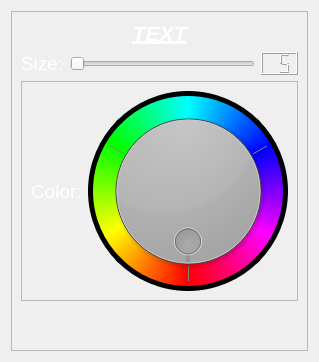
            <widget class="QWidget" name="textPage">
             <layout class="QVBoxLayout" name="verticalLayout_8">
              <item>
               <widget class="QFrame" name="frame_3">
                <property name="frameShape">
                 <enum>QFrame::StyledPanel</enum>
                </property>
                <property name="frameShadow">
                 <enum>QFrame::Raised</enum>
                </property>
                <layout class="QVBoxLayout" name="verticalLayout_9">
                 <item>
                  <widget class="QLabel" name="TEXTLabel">
                   <property name="palette">
                    <palette>
                     <active>
                      <colorrole role="WindowText">
                       <brush brushstyle="SolidPattern">
                        <color alpha="255">
                         <red>255</red>
                         <green>255</green>
                         <blue>255</blue>
                        </color>
                       </brush>
                      </colorrole>
                      <colorrole role="Button">
                       <brush brushstyle="SolidPattern">
                        <color alpha="255">
                         <red>9</red>
                         <green>5</green>
                         <blue>13</blue>
                        </color>
                       </brush>
                      </colorrole>
                      <colorrole role="Base">
                       <brush brushstyle="SolidPattern">
                        <color alpha="255">
                         <red>9</red>
                         <green>5</green>
                         <blue>13</blue>
                        </color>
                       </brush>
                      </colorrole>
                      <colorrole role="Window">
                       <brush brushstyle="SolidPattern">
                        <color alpha="255">
                         <red>9</red>
                         <green>5</green>
                         <blue>13</blue>
                        </color>
                       </brush>
                      </colorrole>
                     </active>
                     <inactive>
                      <colorrole role="WindowText">
                       <brush brushstyle="SolidPattern">
                        <color alpha="255">
                         <red>255</red>
                         <green>255</green>
                         <blue>255</blue>
                        </color>
                       </brush>
                      </colorrole>
                      <colorrole role="Button">
                       <brush brushstyle="SolidPattern">
                        <color alpha="255">
                         <red>9</red>
                         <green>5</green>
                         <blue>13</blue>
                        </color>
                       </brush>
                      </colorrole>
                      <colorrole role="Base">
                       <brush brushstyle="SolidPattern">
                        <color alpha="255">
                         <red>9</red>
                         <green>5</green>
                         <blue>13</blue>
                        </color>
                       </brush>
                      </colorrole>
                      <colorrole role="Window">
                       <brush brushstyle="SolidPattern">
                        <color alpha="255">
                         <red>9</red>
                         <green>5</green>
                         <blue>13</blue>
                        </color>
                       </brush>
                      </colorrole>
                     </inactive>
                     <disabled>
                      <colorrole role="WindowText">
                       <brush brushstyle="SolidPattern">
                        <color alpha="255">
                         <red>120</red>
                         <green>120</green>
                         <blue>120</blue>
                        </color>
                       </brush>
                      </colorrole>
                      <colorrole role="Button">
                       <brush brushstyle="SolidPattern">
                        <color alpha="255">
                         <red>9</red>
                         <green>5</green>
                         <blue>13</blue>
                        </color>
                       </brush>
                      </colorrole>
                      <colorrole role="Base">
                       <brush brushstyle="SolidPattern">
                        <color alpha="255">
                         <red>9</red>
                         <green>5</green>
                         <blue>13</blue>
                        </color>
                       </brush>
                      </colorrole>
                      <colorrole role="Window">
                       <brush brushstyle="SolidPattern">
                        <color alpha="255">
                         <red>9</red>
                         <green>5</green>
                         <blue>13</blue>
                        </color>
                       </brush>
                      </colorrole>
                     </disabled>
                    </palette>
                   </property>
                   <property name="font">
                    <font>
                     <pointsize>16</pointsize>
                     <weight>75</weight>
                     <italic>true</italic>
                     <bold>true</bold>
                     <underline>true</underline>
                    </font>
                   </property>
                   <property name="text">
                    <string>TEXT</string>
                   </property>
                   <property name="alignment">
                    <set>Qt::AlignCenter</set>
                   </property>
                  </widget>
                 </item>
                 <item>
                  <layout class="QHBoxLayout" name="horizontalLayout_14">
                   <item>
                    <widget class="QLabel" name="textSizeLabel">
                     <property name="palette">
                      <palette>
                       <active>
                        <colorrole role="WindowText">
                         <brush brushstyle="SolidPattern">
                          <color alpha="255">
                           <red>255</red>
                           <green>255</green>
                           <blue>255</blue>
                          </color>
                         </brush>
                        </colorrole>
                        <colorrole role="Button">
                         <brush brushstyle="SolidPattern">
                          <color alpha="255">
                           <red>9</red>
                           <green>5</green>
                           <blue>13</blue>
                          </color>
                         </brush>
                        </colorrole>
                        <colorrole role="Base">
                         <brush brushstyle="SolidPattern">
                          <color alpha="255">
                           <red>9</red>
                           <green>5</green>
                           <blue>13</blue>
                          </color>
                         </brush>
                        </colorrole>
                        <colorrole role="Window">
                         <brush brushstyle="SolidPattern">
                          <color alpha="255">
                           <red>9</red>
                           <green>5</green>
                           <blue>13</blue>
                          </color>
                         </brush>
                        </colorrole>
                       </active>
                       <inactive>
                        <colorrole role="WindowText">
                         <brush brushstyle="SolidPattern">
                          <color alpha="255">
                           <red>255</red>
                           <green>255</green>
                           <blue>255</blue>
                          </color>
                         </brush>
                        </colorrole>
                        <colorrole role="Button">
                         <brush brushstyle="SolidPattern">
                          <color alpha="255">
                           <red>9</red>
                           <green>5</green>
                           <blue>13</blue>
                          </color>
                         </brush>
                        </colorrole>
                        <colorrole role="Base">
                         <brush brushstyle="SolidPattern">
                          <color alpha="255">
                           <red>9</red>
                           <green>5</green>
                           <blue>13</blue>
                          </color>
                         </brush>
                        </colorrole>
                        <colorrole role="Window">
                         <brush brushstyle="SolidPattern">
                          <color alpha="255">
                           <red>9</red>
                           <green>5</green>
                           <blue>13</blue>
                          </color>
                         </brush>
                        </colorrole>
                       </inactive>
                       <disabled>
                        <colorrole role="WindowText">
                         <brush brushstyle="SolidPattern">
                          <color alpha="255">
                           <red>120</red>
                           <green>120</green>
                           <blue>120</blue>
                          </color>
                         </brush>
                        </colorrole>
                        <colorrole role="Button">
                         <brush brushstyle="SolidPattern">
                          <color alpha="255">
                           <red>9</red>
                           <green>5</green>
                           <blue>13</blue>
                          </color>
                         </brush>
                        </colorrole>
                        <colorrole role="Base">
                         <brush brushstyle="SolidPattern">
                          <color alpha="255">
                           <red>9</red>
                           <green>5</green>
                           <blue>13</blue>
                          </color>
                         </brush>
                        </colorrole>
                        <colorrole role="Window">
                         <brush brushstyle="SolidPattern">
                          <color alpha="255">
                           <red>9</red>
                           <green>5</green>
                           <blue>13</blue>
                          </color>
                         </brush>
                        </colorrole>
                       </disabled>
                      </palette>
                     </property>
                     <property name="font">
                      <font>
                       <pointsize>14</pointsize>
                      </font>
                     </property>
                     <property name="text">
                      <string>Size:</string>
                     </property>
                    </widget>
                   </item>
                   <item>
                    <widget class="QSlider" name="textSizeSlider">
                     <property name="minimum">
                      <number>5</number>
                     </property>
                     <property name="maximum">
                      <number>25</number>
                     </property>
                     <property name="orientation">
                      <enum>Qt::Horizontal</enum>
                     </property>
                    </widget>
                   </item>
                   <item>
                    <widget class="QLCDNumber" name="textSizeLCD">
                     <property name="digitCount">
                      <number>2</number>
                     </property>
                     <property name="segmentStyle">
                      <enum>QLCDNumber::Filled</enum>
                     </property>
                     <property name="value" stdset="0">
                      <double>5.000000000000000</double>
                     </property>
                     <property name="intValue" stdset="0">
                      <number>5</number>
                     </property>
                    </widget>
                   </item>
                  </layout>
                 </item>
                 <item>
                  <widget class="QFrame" name="frame_6">
                   <property name="frameShape">
                    <enum>QFrame::StyledPanel</enum>
                   </property>
                   <property name="frameShadow">
                    <enum>QFrame::Raised</enum>
                   </property>
                   <layout class="QHBoxLayout" name="horizontalLayout_24">
                    <item>
                     <widget class="QLabel" name="shapeLabel_4">
                      <property name="palette">
                       <palette>
                        <active>
                         <colorrole role="WindowText">
                          <brush brushstyle="SolidPattern">
                           <color alpha="255">
                            <red>255</red>
                            <green>255</green>
                            <blue>255</blue>
                           </color>
                          </brush>
                         </colorrole>
                         <colorrole role="Button">
                          <brush brushstyle="SolidPattern">
                           <color alpha="255">
                            <red>9</red>
                            <green>5</green>
                            <blue>13</blue>
                           </color>
                          </brush>
                         </colorrole>
                         <colorrole role="Base">
                          <brush brushstyle="SolidPattern">
                           <color alpha="255">
                            <red>9</red>
                            <green>5</green>
                            <blue>13</blue>
                           </color>
                          </brush>
                         </colorrole>
                         <colorrole role="Window">
                          <brush brushstyle="SolidPattern">
                           <color alpha="255">
                            <red>9</red>
                            <green>5</green>
                            <blue>13</blue>
                           </color>
                          </brush>
                         </colorrole>
                        </active>
                        <inactive>
                         <colorrole role="WindowText">
                          <brush brushstyle="SolidPattern">
                           <color alpha="255">
                            <red>255</red>
                            <green>255</green>
                            <blue>255</blue>
                           </color>
                          </brush>
                         </colorrole>
                         <colorrole role="Button">
                          <brush brushstyle="SolidPattern">
                           <color alpha="255">
                            <red>9</red>
                            <green>5</green>
                            <blue>13</blue>
                           </color>
                          </brush>
                         </colorrole>
                         <colorrole role="Base">
                          <brush brushstyle="SolidPattern">
                           <color alpha="255">
                            <red>9</red>
                            <green>5</green>
                            <blue>13</blue>
                           </color>
                          </brush>
                         </colorrole>
                         <colorrole role="Window">
                          <brush brushstyle="SolidPattern">
                           <color alpha="255">
                            <red>9</red>
                            <green>5</green>
                            <blue>13</blue>
                           </color>
                          </brush>
                         </colorrole>
                        </inactive>
                        <disabled>
                         <colorrole role="WindowText">
                          <brush brushstyle="SolidPattern">
                           <color alpha="255">
                            <red>120</red>
                            <green>120</green>
                            <blue>120</blue>
                           </color>
                          </brush>
                         </colorrole>
                         <colorrole role="Button">
                          <brush brushstyle="SolidPattern">
                           <color alpha="255">
                            <red>9</red>
                            <green>5</green>
                            <blue>13</blue>
                           </color>
                          </brush>
                         </colorrole>
                         <colorrole role="Base">
                          <brush brushstyle="SolidPattern">
                           <color alpha="255">
                            <red>9</red>
                            <green>5</green>
                            <blue>13</blue>
                           </color>
                          </brush>
                         </colorrole>
                         <colorrole role="Window">
                          <brush brushstyle="SolidPattern">
                           <color alpha="255">
                            <red>9</red>
                            <green>5</green>
                            <blue>13</blue>
                           </color>
                          </brush>
                         </colorrole>
                        </disabled>
                       </palette>
                      </property>
                      <property name="font">
                       <font>
                        <pointsize>14</pointsize>
                       </font>
                      </property>
                      <property name="text">
                       <string>Color:</string>
                      </property>
                     </widget>
                    </item>
                    <item>
                     <widget class="QFrame" name="textColorPickerFrame">
                      <property name="sizePolicy">
                       <sizepolicy hsizetype="Fixed" vsizetype="Fixed">
                        <horstretch>0</horstretch>
                        <verstretch>0</verstretch>
                       </sizepolicy>
                      </property>
                      <property name="minimumSize">
                       <size>
                        <width>200</width>
                        <height>200</height>
                       </size>
                      </property>
                      <property name="styleSheet">
                       <string notr="true">
border: 5px solid ;
border-radius: 100px;
border-style: outset;
padding: 5px;

background-color: qconicalgradient(cx:0.5, cy:0.5, angle:270, stop:0 rgba(255, 0, 0, 255), stop:0.17 rgba(255, 0, 255, 255), stop:0.33 rgba(0, 0, 255, 255), stop:0.5 rgba(0, 255, 255, 255), stop:0.66 rgba(0, 255, 0, 255), stop:0.83 rgba(255, 255, 0, 255), stop:1 rgba(255, 0, 0, 255));</string>
                      </property>
                      <property name="frameShape">
                       <enum>QFrame::NoFrame</enum>
                      </property>
                      <property name="frameShadow">
                       <enum>QFrame::Raised</enum>
                      </property>
                      <layout class="QVBoxLayout" name="verticalLayout_17">
                       <property name="spacing">
                        <number>0</number>
                       </property>
                       <property name="leftMargin">
                        <number>0</number>
                       </property>
                       <property name="topMargin">
                        <number>0</number>
                       </property>
                       <property name="rightMargin">
                        <number>0</number>
                       </property>
                       <property name="bottomMargin">
                        <number>0</number>
                       </property>
                       <item>
                        <widget class="QDial" name="textColorDial">
                         <property name="styleSheet">
                          <string notr="true"/>
                         </property>
                         <property name="maximum">
                          <number>359</number>
                         </property>
                         <property name="value">
                          <number>0</number>
                         </property>
                         <property name="sliderPosition">
                          <number>0</number>
                         </property>
                         <property name="orientation">
                          <enum>Qt::Horizontal</enum>
                         </property>
                         <property name="wrapping">
                          <bool>true</bool>
                         </property>
                         <property name="notchTarget">
                          <double>120.000000000000000</double>
                         </property>
                         <property name="notchesVisible">
                          <bool>true</bool>
                         </property>
                        </widget>
                       </item>
                      </layout>
                     </widget>
                    </item>
                   </layout>
                  </widget>
                 </item>
                 <item>
                  <spacer name="verticalSpacer_4">
                   <property name="orientation">
                    <enum>Qt::Vertical</enum>
                   </property>
                   <property name="sizeHint" stdset="0">
                    <size>
                     <width>20</width>
                     <height>40</height>
                    </size>
                   </property>
                  </spacer>
                 </item>
                </layout>
               </widget>
              </item>
             </layout>
            </widget>
